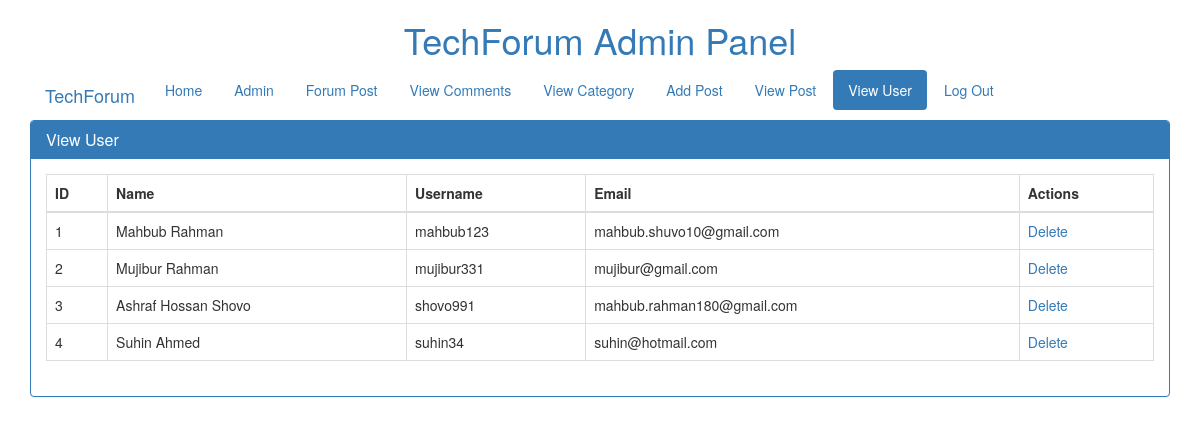
/admin/viewuser.php, run on the app's committed database.
### tables this page shows
CREATE TABLE IF NOT EXISTS `users` (
  `id` int(11) NOT NULL AUTO_INCREMENT,
  `name` varchar(200) DEFAULT NULL,
  `username` varchar(200) DEFAULT NULL,
  `email` varchar(200) DEFAULT NULL,
  `password` varchar(200) DEFAULT NULL,
  `repassword` varchar(200) DEFAULT NULL,
  `date` date DEFAULT NULL,
  `location` varchar(255) NOT NULL DEFAULT 'N/A',
  `occupation` varchar(255) NOT NULL DEFAULT 'N/A',
  `interest` varchar(255) NOT NULL DEFAULT 'N/A',
  PRIMARY KEY (`id`)
);

### admin/viewuser.php (the view, shortened to what this page needs)
<!DOCTYPE html>
<html>
<head>
	<link type="text/css" rel="stylesheet" href="../assets/bootstrap/css/bootstrap.min.css">
</head>
<body>
<?php
include '../config/db_connect.php';
	$sql = "select * from users";
	$result = $con->query($sql);
	$users = array();
	while ($row = $result->fetch_assoc()) {
		$users[] = array(
			'id' => $row['id'],
			'name' => $row['name'],
			'user' => $row['username'],
			'email' => $row['email']
		);
	}
?>
<center><h1 style="color:#337AB7">TechForum Admin Panel</h1></center>
<div class="container">
<a href="../TechForum.php" class="navbar-brand">TechForum</a>
	<ul class="nav nav-pills">
		<li role="presentation"><a href="home.php">Home</a></li>
  		<li role="presentation"><a href="admin.php">Admin</a></li>
		<li role="presentation"><a href="forum-post.php">Forum Post</a></li>
		<li role="presentation"><a href="viewcomment.php">View Comments</a></li>
		<li role="presentation"><a href="Category.php">View Category</a></li>
  		<li role="presentation"><a href="blog_post.php">Add Post</a></li>
  		<li role="presentation"><a href="viewpost.php">View Post</a></li>
  		<li role="presentation" class="active"><a>View User</a></li>
  		<li role="presentation"><a href="logout.php">Log Out</a></li>
	</ul>
	<div class="panel panel-primary">
		  <div class="panel-heading">
		    <h3 class="panel-title">View User</h3>
		  </div>
		<div class="panel-body">
			<table class="table table-bordered">
			  	<thead>
			  		<th>ID</th>
			  		<th>Name</th>
			  		<th>Username</th>
			  		<th>Email</th>
			  		<th>Actions</th>
			  	</thead>
			  	<tbody>
			  	<?php foreach ($users as $user): ?>
			  		<tr>
			  			<td><?php echo $user['id']; ?></td>
				  		<td><?php echo $user['name']; ?></td>
				  		<td><?php echo $user['user']; ?></td>
				  		<td><?php echo $user['email']; ?></td>
				  		<td>
				  			<a href="javascript:delete_id4(<?php echo $user['id']; ?>)">Delete</a>
				  		</td>
			  		</tr>
			  	<?php endforeach; ?>
			  	</tbody>
			</table>
		</div>
	</div>
</div>
</body>
</html>

### data on the page
users: id "1", name "Mahbub Rahman", username "mahbub123", email "mahbub.shuvo10@gmail.com"
users: id "2", name "Mujibur Rahman", username "mujibur331", email "mujibur@gmail.com"
users: id "3", name "Ashraf Hossan Shovo", username "shovo991", email "mahbub.rahman180@gmail.com"
users: id "4", name "Suhin Ahmed", username "suhin34", email "suhin@hotmail.com"
